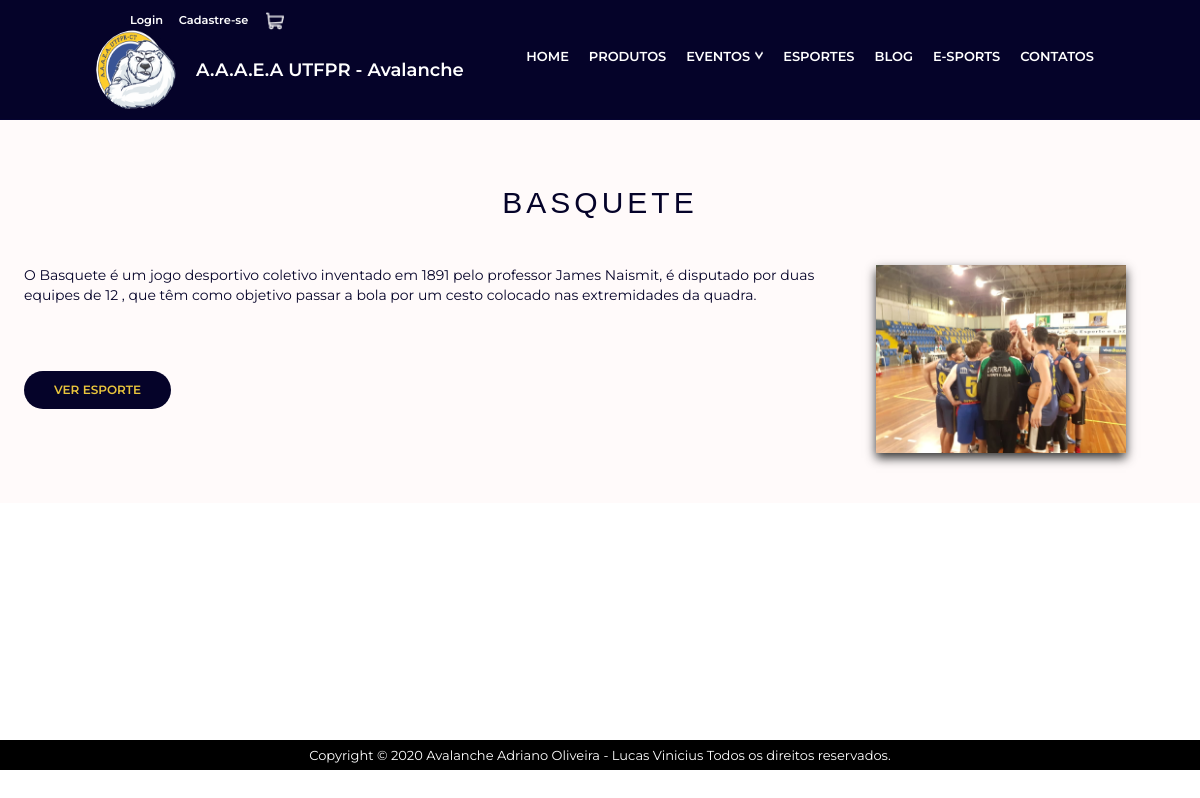
Before: /Esportes/ with the older database file.
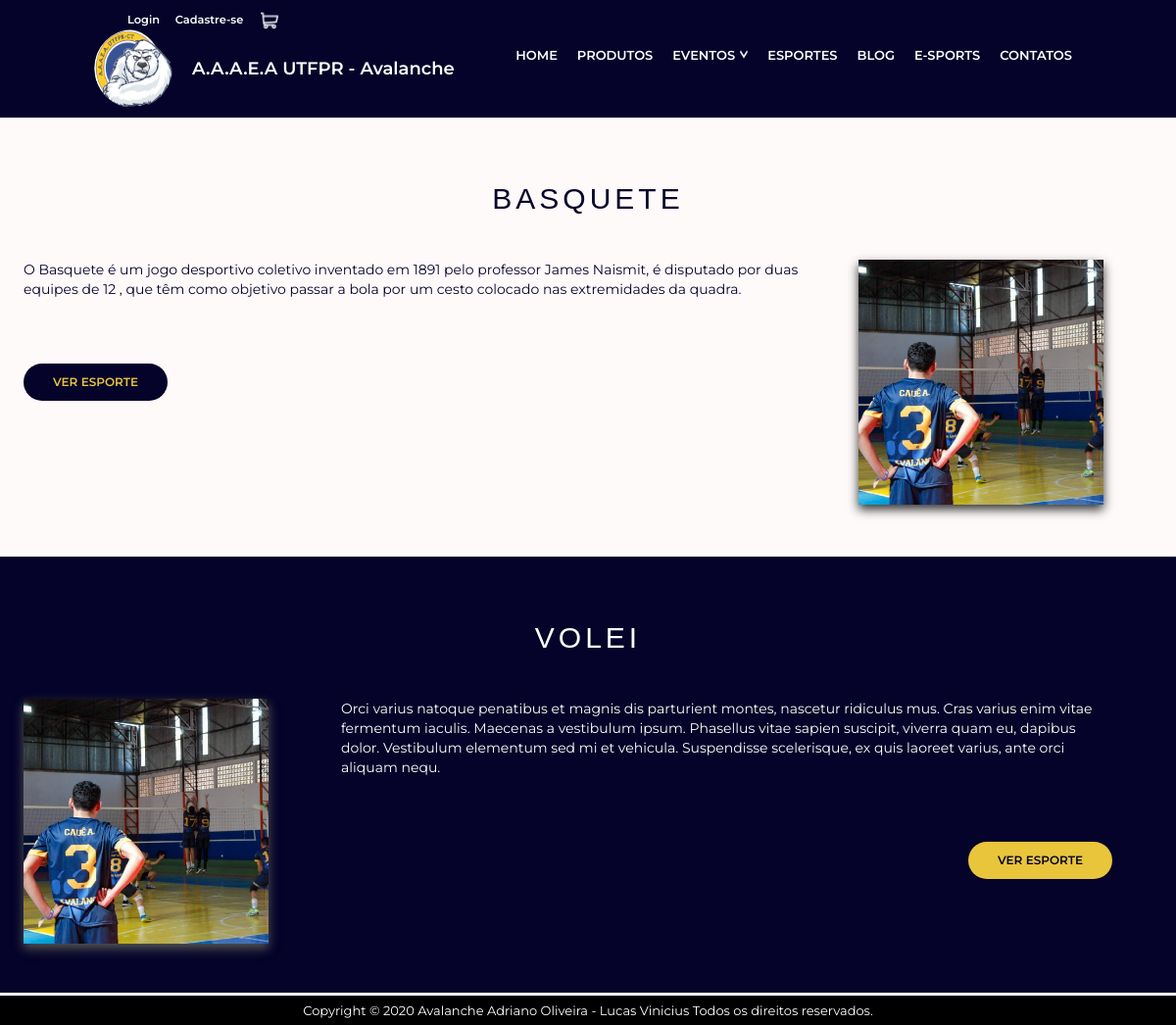
After: the same page with the newer database file.
### Avalancheutfpr/models.py (models this page shows, shortened)
class modalidades(models.Model):
    status = (('Ativo', 'Ativo'), ('Encerrado', 'Encerrado'),)
    name = models.CharField(max_length=30,null=False,blank=False,verbose_name='Nome')
    previa = models.TextField(null=False, blank=False, verbose_name='Prévia')
    descricao = models.TextField(null=False,blank=False,verbose_name='Descrição')
    image = StdImageField(upload_to=get_file_path, null=False, blank=False)
    slug = AutoSlugField(populate_from='name')
    pub_date = models.DateField(auto_now_add=True,verbose_name='Data de publicação')
    Status = models.CharField(max_length=30, null=True, blank=True, choices=status, default='Ativo')
    class Meta:
        verbose_name='Modalidade'
        verbose_name_plural = 'Modalidades'
        ordering = ['name']

### Avalancheutfpr/views.py (the view)
# urls.py: path('Esportes/', Esportes.as_view(), name='Esportes'),
class Esportes(TemplateView):
    template_name = 'Esportes.html'
    def get_context_data(self, **kwargs):
        context = super(Esportes,self).get_context_data(**kwargs)
        context['Modalidades'] = modalidades.objects.all().order_by('name')
        return context

### Avalancheutfpr/templates/Esportes.html (shortened to what this page needs)
{% extends 'Base.html' %}
{%load static%}
{%load bootstrap4 %}
{%block body%}
<main class="esportes-area">
    {% for modalidade in Modalidades %}
    {%if forloop.counter|divisibleby:"2" %}
	<section class="default-esportes dark-esportes">
		<div class="section-title-esportes">{{modalidade.name}}</div>
		<div class="section-body-esportes">
	    	<div class="section-esportes">
	    		<div class="section-esportes--right---esquerda">
	            	<img src="{{modalidade.image.url}}" />
	        	</div>
	    		<div class="section-esportes--left---esquerda">
	                <p> {{modalidade.previa}}</p>
	                <br/>
	                <a href="{%url 'Modalidades_View' modalidade.slug %}" class="section-button-dark">Ver esporte</a>
	            </div>
	        </div>
	   	</div>
	</section>
    {%else%}
	<section class="default-esportes light-esportes">
		<div class="section-title-esportes">{{modalidade.name}}</div>
		<div class="section-body-esportes">
	    	<div class="section-esportes">
	    		<div class="section-esportes--left">
	                <p>{{modalidade.previa}}</p>
	                <br/>
	                <a href="{%url 'Modalidades_View' modalidade.slug %}" class="section-button-light">Ver esporte</a>
	            </div>
	        	<div class="section-esportes--right">
	            	<img src="{{modalidade.image.url}}" />
	        	</div>
	        </div>
	   	</div>
	</section>
    {%endif%}
    {%endfor%}
</main>
{%endblock%}

Changed rows visible on the page:
changed modalidades "BASQUETE": image: a different picture
added modalidades: name "VOLEI", image (picture), previa "Orci varius natoque penatibus et magnis dis parturient montes, nascetur ridiculus mus. Cras varius enim vitae fermentum iaculis. Maecenas a vestibulum ipsum. Phasellus vitae sapien suscipit, viverra quam eu, dapibus dolor. Vestibulum elementum sed mi et vehicula. Suspendisse scelerisque, ex quis laoreet varius, ante orci aliquam nequ."
